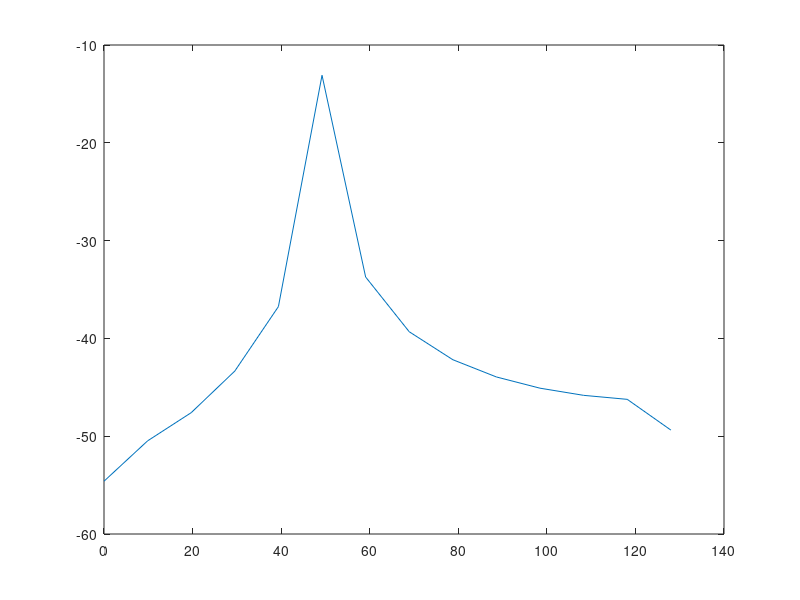
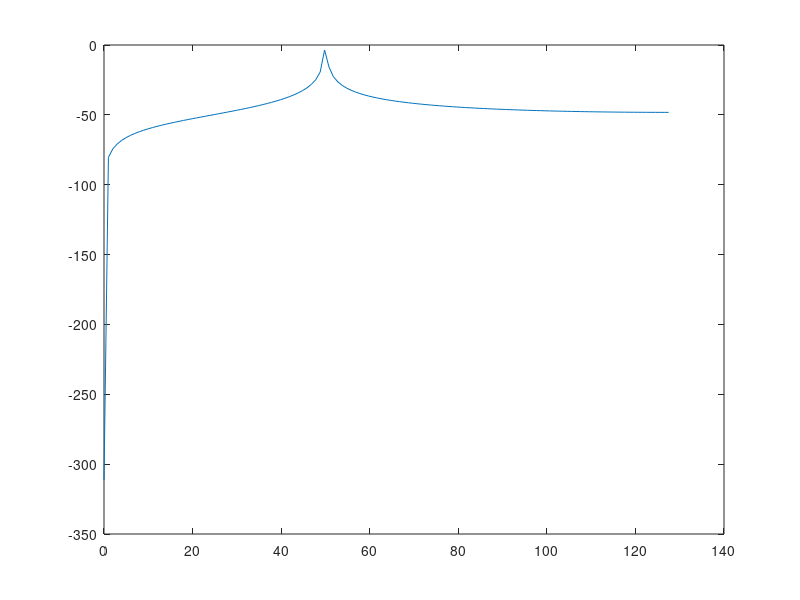
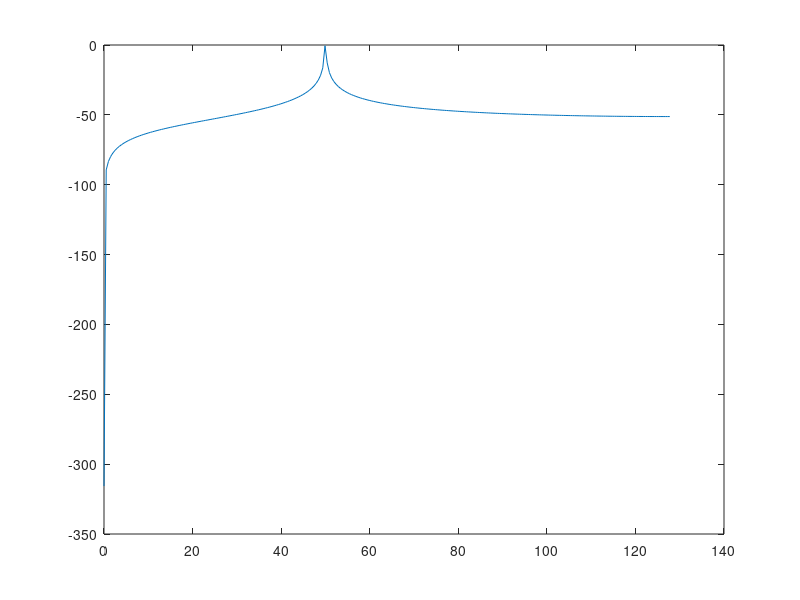
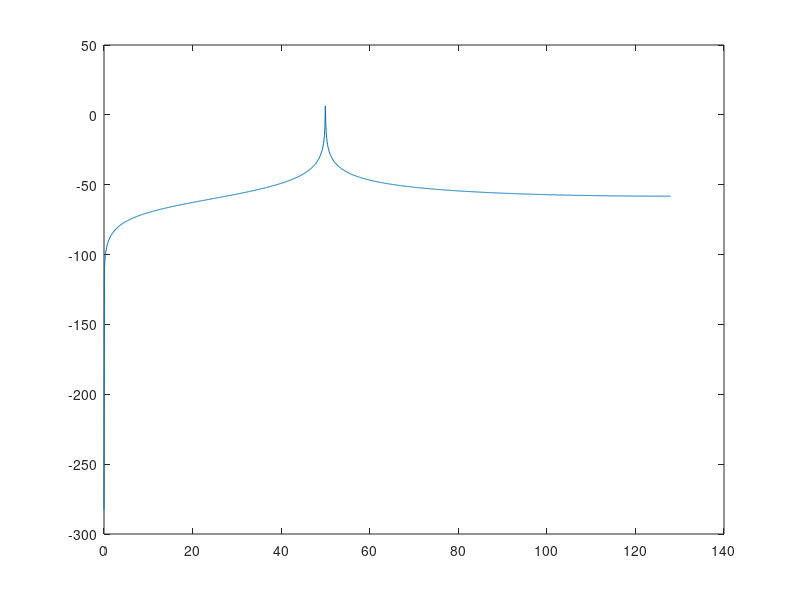

Write MATLAB code to recreate these figures, in order.
fs = 256;
%サンプリングレート
f = 50;
%正弦波の周波数
T = 0.1;
%データの持続時間
t = 0:1/fs:T; %サンプルの時刻
x = sin(2*pi*f*t); %正弦波データ
[Pxx,F] = periodogram(x,rectwin(length(x)),length(x),fs);
figure
plot(F,10*log10(Pxx))

T=1;
t = 0:1/fs:T; %サンプルの時刻
x = sin(2*pi*f*t); %正弦波データ
[Pxx,F] = periodogram(x,rectwin(length(x)),length(x),fs);
figure
plot(F,10*log10(Pxx))

T=2;
t = 0:1/fs:T; %サンプルの時刻
x = sin(2*pi*f*t); %正弦波データ
[Pxx,F] = periodogram(x,rectwin(length(x)),length(x),fs);
figure
plot(F,10*log10(Pxx))

T=10;
t = 0:1/fs:T; %サンプルの時刻
x = sin(2*pi*f*t); %正弦波データ
[Pxx,F] = periodogram(x,rectwin(length(x)),length(x),fs);
figure
plot(F,10*log10(Pxx))
